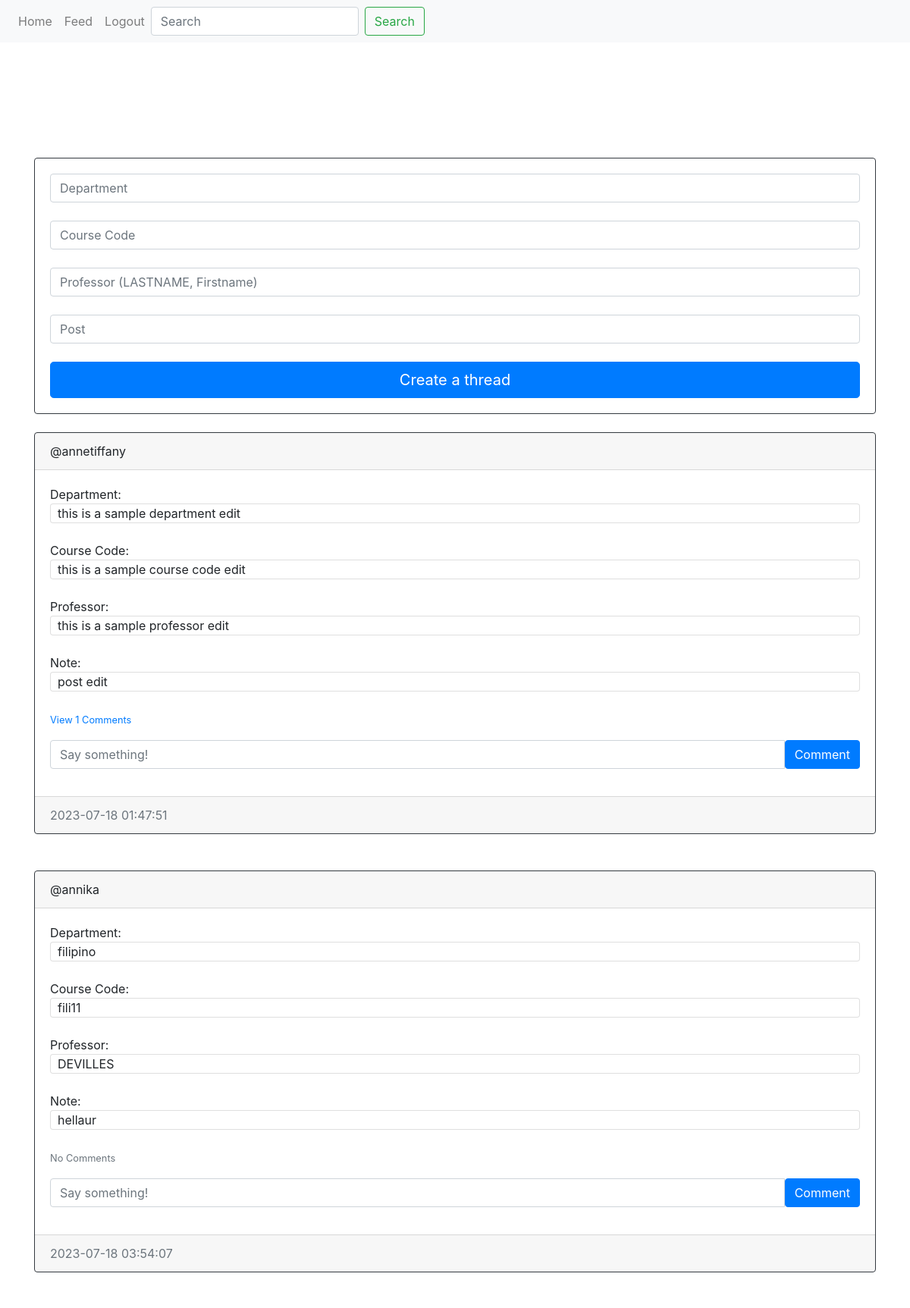
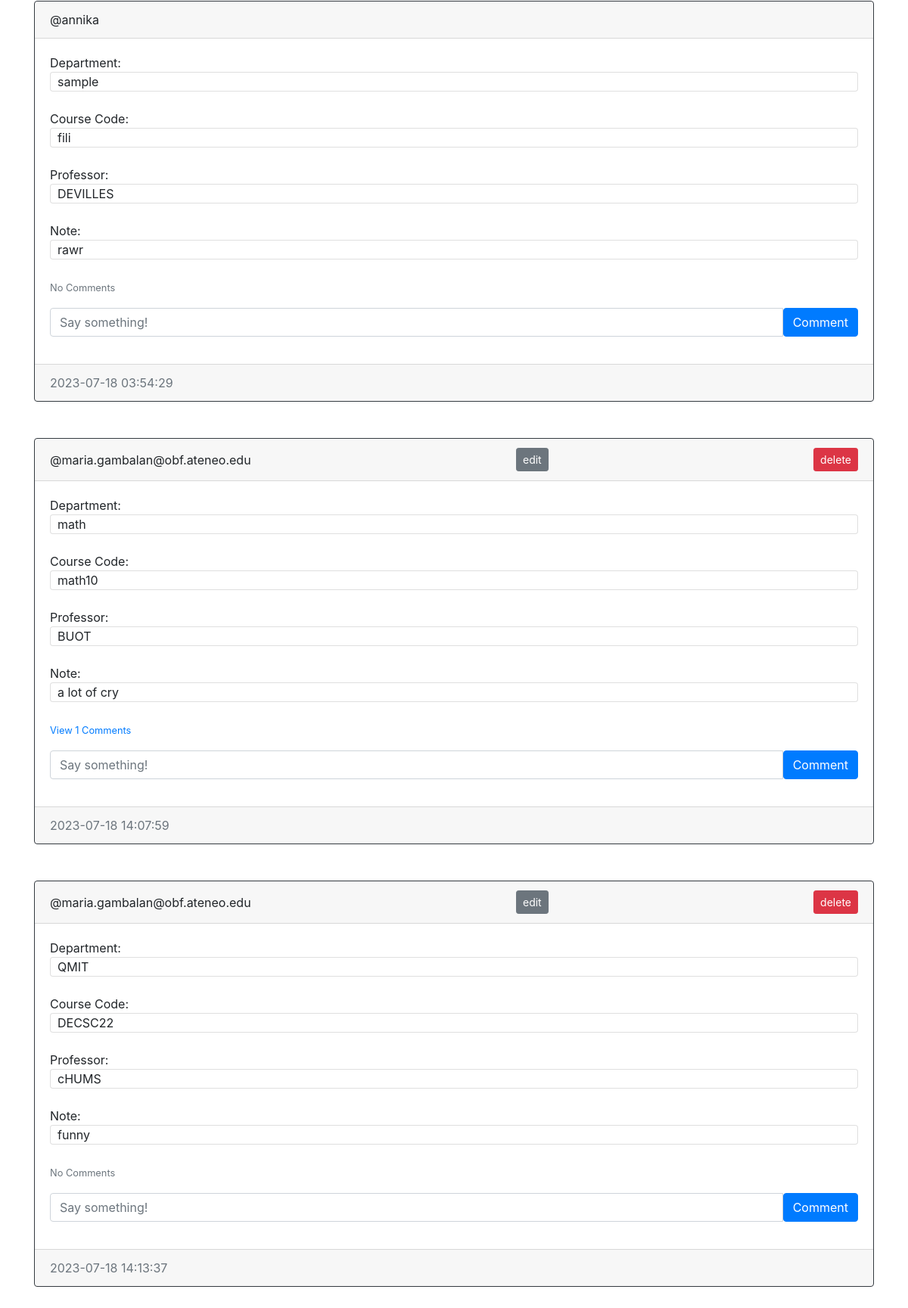
Page /feed (signed in) on the committed database (2 pictures, top to bottom).
### website/models.py (models this page shows)
class Post(db.Model):
    id = db.Column(db.Integer, primary_key=True)
    department = db.Column(db.String(100))
    course_code = db.Column(db.String(100))
    professor = db.Column(db.String(100))
    post = db.Column(db.String(10000))
    date = db.Column(db.DateTime(timezone=True), default=func.now())
    author = db.Column(db.Integer, db.ForeignKey('user.id', ondelete="CASCADE"), nullable=False)
    comments = db.relationship('Comment', backref='post', passive_deletes=True)

class User(db.Model, UserMixin):
    id = db.Column(db.Integer, primary_key=True)
    email = db.Column(db.String(150), unique=True)
    username = db.Column(db.String(150), unique=True)
    password = db.Column(db.String(150))
    first_name = db.Column(db.String(150))
    last_name = db.Column(db.String(150))
    date = db.Column(db.DateTime(timezone=True), default=func.now())
    posts = db.relationship('Post', backref='user', passive_deletes=True)
    comments = db.relationship('Comment', backref='user', passive_deletes=True)

### website/views.py (the view, shortened to what this page needs)
@views.route('/feed', methods=['GET','POST'])
@login_required
def feed():
    posts = Post.query.all()
    return render_template('feed.html', user=current_user, posts=posts)

### website/__init__.py (called while the page is built)
def create_app():
    app = Flask(__name__)
    app.config['SECRET_KEY'] = 'secretkey'
    app.config['SQLALCHEMY_DATABASE_URI'] = f'sqlite:///{DB_NAME}'
    db.init_app(app)
    from .views import views
    from .auth import auth
    app.register_blueprint(views, url_prefix="/")
    app.register_blueprint(auth, url_prefix="/")
    from .models import User, Post, Comment
    create_database(app)
    login_manager = LoginManager()
    login_manager.login_view = 'views.home'
    login_manager.init_app(app)
    @login_manager.user_loader
    def load_user(id):
        return User.query.get(int(id))
    return app

### website/templates/feed.html (shortened to what this page needs)
{% extends "base.html" %}
{% block content %}
  <link rel="stylesheet" type="text/css" href="{{ url_for('static', filename='feed.css') }}">
<br></br>
<h1 style="color: white; text-align: center;">Feed</h1>
<br></br>
<div class="card-body card border-dark">
<form method="POST">
  <input type="text" id="text" name="department" class="form-control" placeholder="Department" />
  <br />
  <input type="text" id="text" name="course_code" class="form-control" placeholder="Course Code" />
  <br />
  <input type="text" id="text" name="professor" class="form-control" placeholder="Professor (LASTNAME, Firstname)" />
  <br />
  <input name="post" id="text" class="form-control" placeholder="Post"></input>
  <br />
    <div align="center">
      <button type="submit" class="btn btn-lg btn-primary btn-block">Create a thread</button>
    </div>
  </form>
  </div>
<br />
<div id="post">
  {% for post in posts %}
  <div class="card border-dark">
    <div class="card-header d-flex justify-content-between align-items-center">
      <a>@{{ post.user.username }}</a>
      {% if user.id == post.author %}
        <a href="/edit-post/{{post.id}}" class="btn btn-secondary btn-sm">edit</a>
        <a href="/delete-post/{{post.id}}" class="btn btn-danger btn-sm">delete</a>
      {% endif %}
    </div>
    <div class="card-body">
      <div class="card-text">Department:</div>
      <div class="card-text card border-medium">&nbsp; {{ post.department }}</div>
      <br>
      <div class="card-text">Course Code:</div>
      <div class="card-text card border-medium">&nbsp; {{ post.course_code }}</div>
      <br>
      <div class="card-text">Professor:</div>
      <div class="card-text card border-medium">&nbsp; {{ post.professor }}</div>
      <br>
      <div class="card-text">Note:</div>
      <div class="card-text card border-medium">&nbsp; {{ post.post }}</div>
      <br>
      <p class="card-text">
        {% if post.comments|length > 0 %}
        <a data-toggle="collapse" href="#comments-{{post.id}}" role="button">
          <small>View {{post.comments|length}} Comments</small>
        </a>
        {% else %}
        <small class="text-muted">No Comments</small>
        {% endif %}
      </p>
      <form class="input-group mb-3" method='POST' action="/comment/{{post.id}}">
        <input type="text" id="text" name="comment" class="form-control" placeholder="Say something!" />
        <button type="submit" class="btn btn-primary">Comment</button>
      </form>
    </div>
    <div class="card-footer text-muted">
      {{ post.date }}
    </div>
  </div>
  <br />
  <br />
  {% endfor %}
</div>
</div>
{% endblock %}

### website/templates/base.html (shortened to what this page needs)
<!DOCTYPE html>
<html>
    <head>
        <link
          rel="stylesheet"
          href="https://stackpath.bootstrapcdn.com/bootstrap/4.4.1/css/bootstrap.min.css"
        />
        <link
          rel="stylesheet"
          href="https://stackpath.bootstrapcdn.com/font-awesome/4.7.0/css/font-awesome.min.css"
        />
    </head>
    <body>
        <nav class="navbar navbar-expand-lg navbar-light bg-light">
            <div class="collapse navbar-collapse" id="navbar">
              <div class="navbar-nav">
                <a class="nav-item nav-link" id="home" href="/">Home</a>
                {% if user.is_authenticated %}
                <a class="nav-item nav-link" id="landing" href="/feed">Feed</a>
                <a class="nav-item nav-link" id="logout" href="/logout">Logout</a>
                {% else %}
                <a class="nav-item nav-link" id="login" href="/login">Login</a>
                <a class="nav-item nav-link" id="sign-up" href="/sign-up">Sign Up</a>
                {% endif %}
              </div>
              {% if user.is_authenticated %}
              <form class="form-inline my-2 my-lg-0" method="GET" action="{{ url_for('search') }}">
                <input class="form-control mr-sm-2" type="search" placeholder="Search" aria-label="Search" name="query">
                <button class="btn btn-outline-success my-2 my-sm-0" type="submit">Search</button>
                {% endif %}
            </form>
            </div>
          </nav>
          <div class="container">
            {% block content %}{% endblock %}
    </body>
</html>

### website/static/feed.css (style rules this page uses)
body { background-image: url('/static/images/background.jpg'); background-repeat: no-repeat; background-size: cover; background-attachment: fixed; }

### rows in the picture
Post: user.username "annetiffany", department "this is a sample department edit", course_code "this is a sample course code edit", professor "this is a sample professor edit", post "post edit", comments|length "1", date "2023-07-18 01:47:51"
Post: user.username "annika", department "filipino", course_code "fili11", professor "DEVILLES", post "hellaur", shows "No Comments", date "2023-07-18 03:54:07"
Post: user.username "annika", department "sample", course_code "fili", professor "DEVILLES", post "rawr", shows "No Comments", date "2023-07-18 03:54:29"
Post: user.username "maria.gambalan@obf.ateneo.edu", department "math", course_code "math10", professor "BUOT", post "a lot of cry", comments|length "1", date "2023-07-18 14:07:59"
Post: user.username "maria.gambalan@obf.ateneo.edu", department "QMIT", course_code "DECSC22", professor "cHUMS", post "funny", shows "No Comments", date "2023-07-18 14:13:37"
